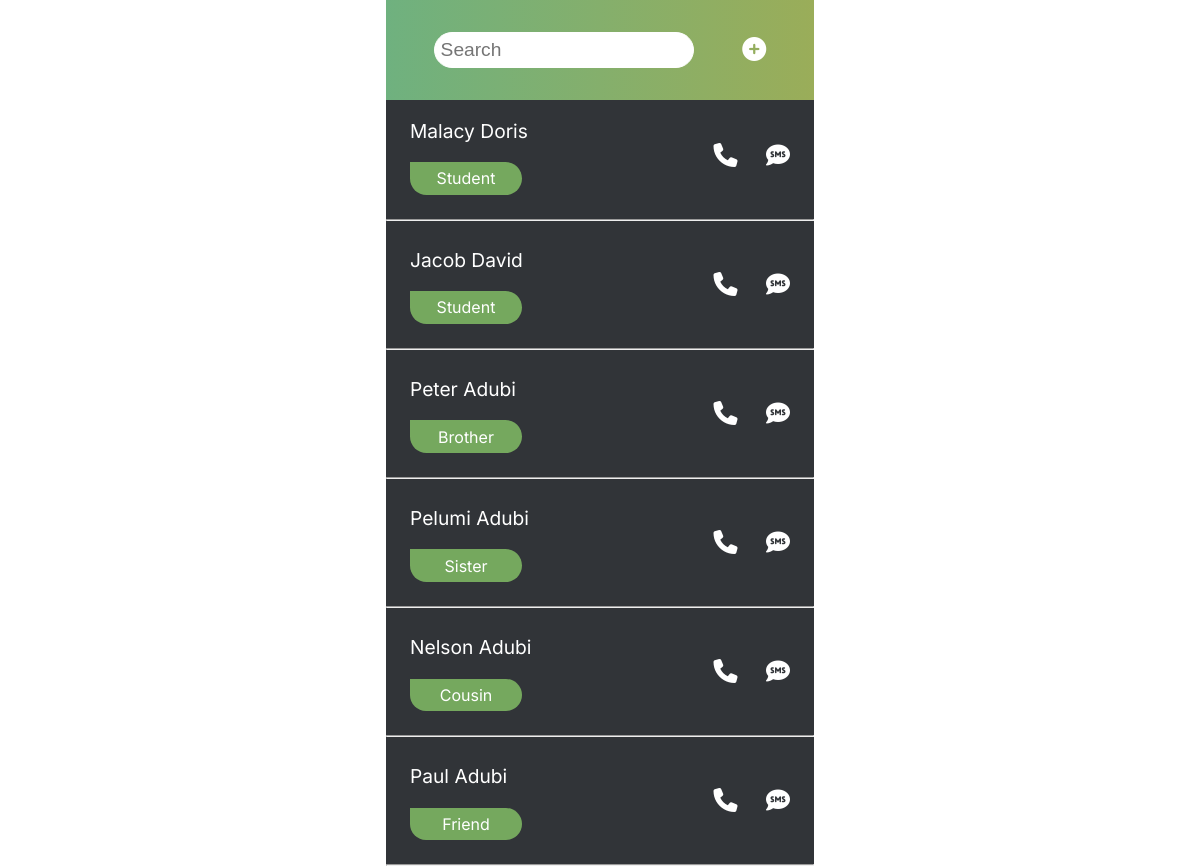
The page / on the database its author committed.
### contacts/models.py (models this page shows, shortened)
class Contact(models.Model):
    full_name = models.CharField(max_length = 300)
    relationship = models.CharField(max_length = 300)
    address = models.CharField(max_length = 300)
    email = models.EmailField(max_length = 250)
    phone_number = models.CharField(max_length = 250)

### contacts/views.py (the view)
# urls.py: path('', views.index, name='index'),
def index(request):
    contacts = Contact.objects.all()
    search_input = request.GET.get('search-area')
    if search_input:
        contacts = Contact.objects.filter(full_name__icontains=search_input)
    else:
        contacts = Contact.objects.all()
        search_input = ''
    return render(request, 'index.html', {'contacts': contacts, 'search_input': search_input})

### templates/index.html (shortened to what this page needs)
{% load static %}
<!DOCTYPE html>
<html>
<head>
    <link rel="stylesheet" type="text/css" href="{% static 'style.css' %}">
</head>
<body>
	<div class="container">
		<header class="header">
			<form action="/" method="GET" class="search-bar" id="search-form">
				<input type="search-name" class="contact-search" name="search-area" placeholder="Search" value="{{ search_input }}">
			</form>
			<a href="{% url 'add-contact' %}"><i class="fas fa-plus-circle add"></i></a>
		</header>
		<section class="contacts-library">
			<ul class="contacts-list">
				{% for contact in contacts reversed %}
				<a href="{% url 'profile' contact.id %}">
					<div class="contact-section">
						<li class="list__item">
							<p class="contact-name">{{ contact.full_name | title }}</p>
							<p class="relationship">{{ contact.relationship | title }}</p>
						</li>
						<li class="list__item">
							<i class="fas fa-phone"></i>
							<i class="fas fa-sms text"></i>
						</li>
					</div>
				</a>
				<hr>
				{% empty %}
				<h3 style="color: #fff; padding: 20px;">No contacts found...</h3>
				{% endfor %}
			</ul>
		</section>
	</div>
</body>
</html>

### static/style.css (style rules this page uses)
body { font-family: 'Inter', sans-serif; margin: 0; }
.container { max-width: 428px; margin: 0 auto; background-color: #313438; height: 100vh; }
a { text-decoration: none; }
.header { display: flex; justify-content: space-evenly; color: #fff; background: linear-gradient(90deg, rgba(111,177,127,1) 0%, rgba(154,173,89,1) 100%); padding: 2em 0; align-items: center; }
.contact-search { font-size: 1.2em; padding:.3em .3em; border-radius: 100px; border:1px solid white; outline: none; }
.contacts-library { background: #313438; }
.add { color: #fff; font-size: 1.5em; }
i { color: #fff; font-size: 1.5em; }
.contact-name { color: #fff; font-size: 1.2em; }
ul { margin: 0; padding: 0; width: 100%; }
hr { border: 1px solicontactd #494a4b; }
.list__item { list-style: none; }
.relationship { color: #fff; width: 6em; text-align: center; padding: .4em .5em; border-radius: 100px; border-top-left-radius: 0; background-color: #75A85E; }
.contact-section { display: flex; justify-content: space-between; align-items: center; padding: 0 1.5em; transition: 0.3s; }
.text { padding-left: 1em; }

### rows shown on the page
Contact: full_name "Malacy Doris", relationship "Student"
Contact: full_name "Jacob David", relationship "Student"
Contact: full_name "Peter Adubi", relationship "Brother"
Contact: full_name "Pelumi Adubi", relationship "Sister"
Contact: full_name "Nelson Adubi", relationship "Cousin"
Contact: full_name "Paul Adubi", relationship "Friend"
